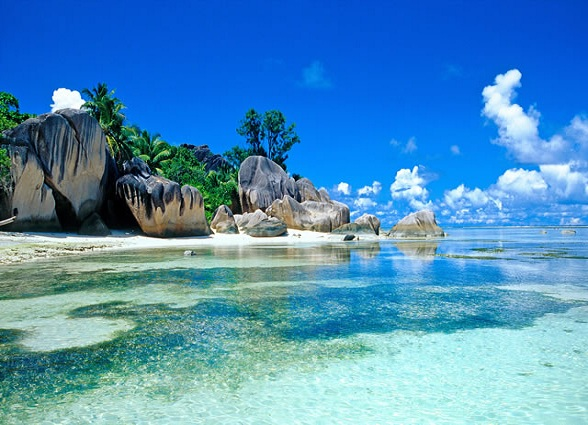
#> input picture Afbeeldingen/eiland.jpg, 588 x 425 px, found by its file name
$ python '07 Achtergrond_eiland.py'
#> lines starting #> are read from the running program, lines starting #| are printed output that depends on the picture
import cv2
import numpy as np

background = cv2.imread('Afbeeldingen/eiland.jpg')
#> background is the input picture: shape (425, 588, 3); mean B, G, R 188, 143.3, 78.6

# Webcam openen
cap = cv2.VideoCapture(0)
if not cap.isOpened():
    raise IOError("Kan de webcam niet openen. Controleer of een camera beschikbaar is.")

# Haarcascade voor gezichtdetectie
cascade_path = cv2.data.haarcascades + "haarcascade_frontalface_default.xml"
face_cascade = cv2.CascadeClassifier(cascade_path)

while True:
    ret, frame = cap.read()
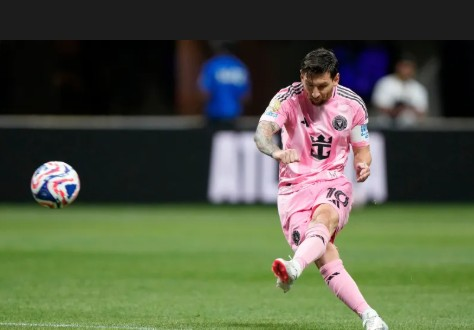
#> input picture Afbeeldingen/messi.jpg, 474 x 330 px, given in place of the camera
#> frame is the input picture: shape (330, 474, 3); mean B, G, R 68.1, 89, 81.9
    if not ret:
        break

    height, width = frame.shape[:2]
#> height = 330; width = 474
    background_resized = cv2.resize(background, (width, height), interpolation=cv2.INTER_AREA)

    gray = cv2.cvtColor(frame, cv2.COLOR_BGR2GRAY)
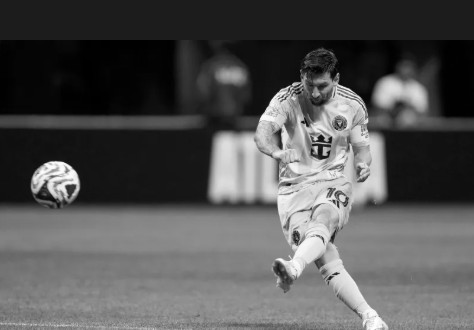
#> gray: shape (330, 474); min 0, max 255, mean 84.5
    faces = face_cascade.detectMultiScale(gray, scaleFactor=1.1, minNeighbors=5, minSize=(80, 80))
#> faces = ()

    mask = np.zeros((height, width), dtype=np.uint8)
    if len(faces) > 0:
        # Gebruik het grootste gedetecteerde gezicht
        x, y, w, h = sorted(faces, key=lambda r: r[2] * r[3], reverse=True)[0]
        x0 = max(x - w // 4, 0)
        y0 = max(y - h // 2, 0)
        x1 = min(x + w + w // 4, width)
        y1 = min(y + h + h // 2, height)

        center = ((x0 + x1) // 2, (y0 + y1) // 2)
        axes = ((x1 - x0) // 2, (y1 - y0) // 2)
        cv2.ellipse(mask, center, axes, angle=0, startAngle=0, endAngle=360, color=255, thickness=-1)
        mask = cv2.GaussianBlur(mask, (31, 31), 0)
    else:
        cv2.putText(
            background_resized,
            "Plaats je gezicht voor de camera",
            (20, 40),
            cv2.FONT_HERSHEY_SIMPLEX,
            1.0,
            (255, 255, 255),
            2,
            cv2.LINE_AA,
        )
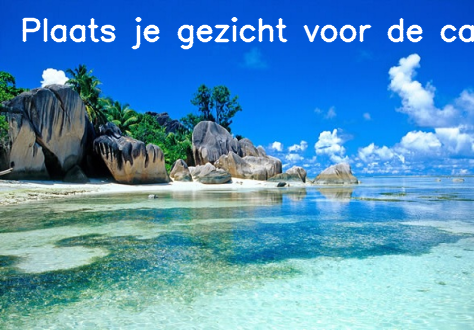
#> background_resized: shape (330, 474, 3); mean B, G, R 188.8, 146.8, 83.8

    mask_3ch = cv2.cvtColor(mask, cv2.COLOR_GRAY2BGR)
#> mask_3ch: shape (330, 474, 3); every value is 0
#> mask: shape (330, 474); every value is 0
    foreground = cv2.bitwise_and(frame, mask_3ch)
    background_part = cv2.bitwise_and(background_resized, cv2.bitwise_not(mask_3ch))
    output = cv2.add(background_part, foreground)

    cv2.imshow("Achtergrond met eiland", output)

    if cv2.waitKey(1) & 0xFF == ord("q"):
#> (key q is pressed here)
        break

cap.release()
cv2.destroyAllWindows()
